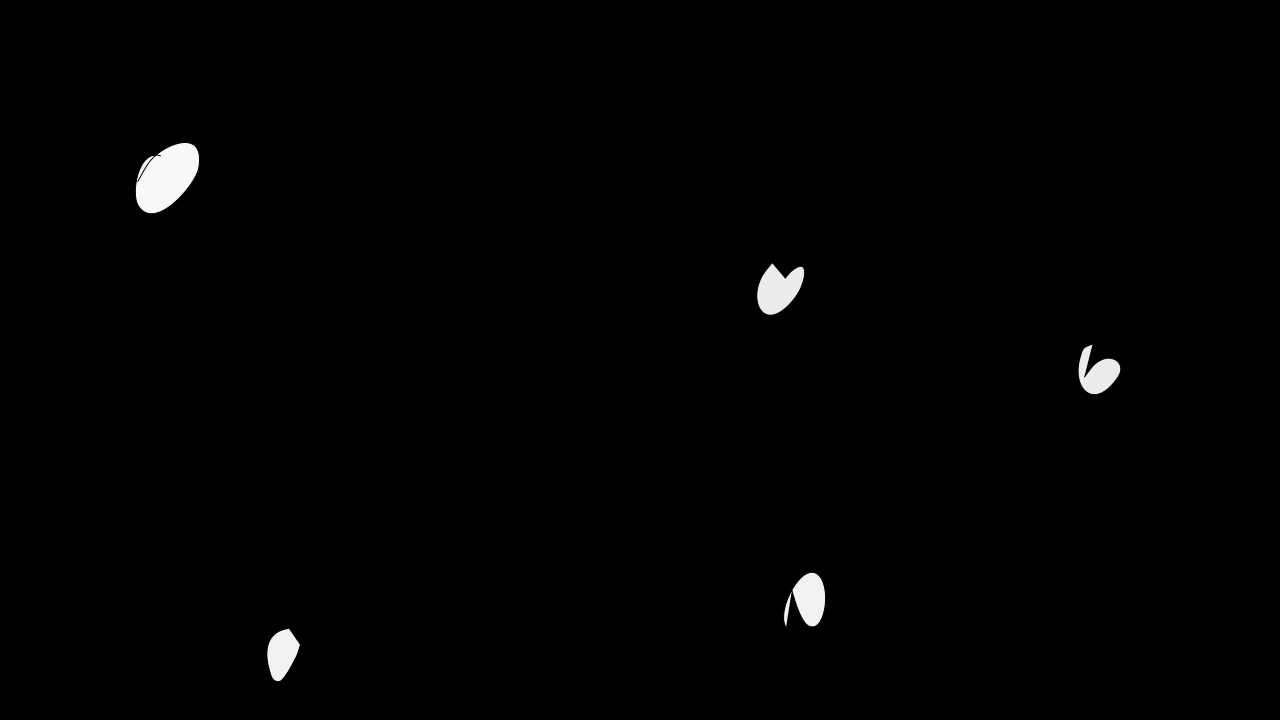
#> input picture images/white_dots.png, 1280 x 720 px
$ python white_dot_detection.py
#> lines starting #> are read from the running program, lines starting #| are printed output that depends on the picture; after the words box and inside, x2 and y2 are one past the last pixel; in counts of white or black regions, pixels touching at a corner belong together
import cv2
import numpy as np

window = cv2.namedWindow("output", cv2.WINDOW_NORMAL)
img = cv2.imread("images/white_dots.png")
#> img is the input picture: shape (720, 1280, 3); min 0, max 249, mean 2.2

blurred = cv2.GaussianBlur(img, (11, 11), 0)
thresh = cv2.cvtColor(blurred, cv2.COLOR_RGB2HSV)
#> thresh: shape (720, 1280, 3); mean H, S, V 0, 0, 2.2

k = np.ones(shape=(3, 3))

thresh = cv2.erode(thresh, k, (-1, -1), iterations=2)
#> thresh: shape (720, 1280, 3); mean H, S, V 0, 0, 1.6
thresh = cv2.dilate(thresh, k, (-1, -1), iterations=4)
#> thresh: shape (720, 1280, 3); mean H, S, V 0, 0, 2.7

mask = cv2.inRange(thresh, np.array([0, 0, 200]), np.array([180, 255, 255]))
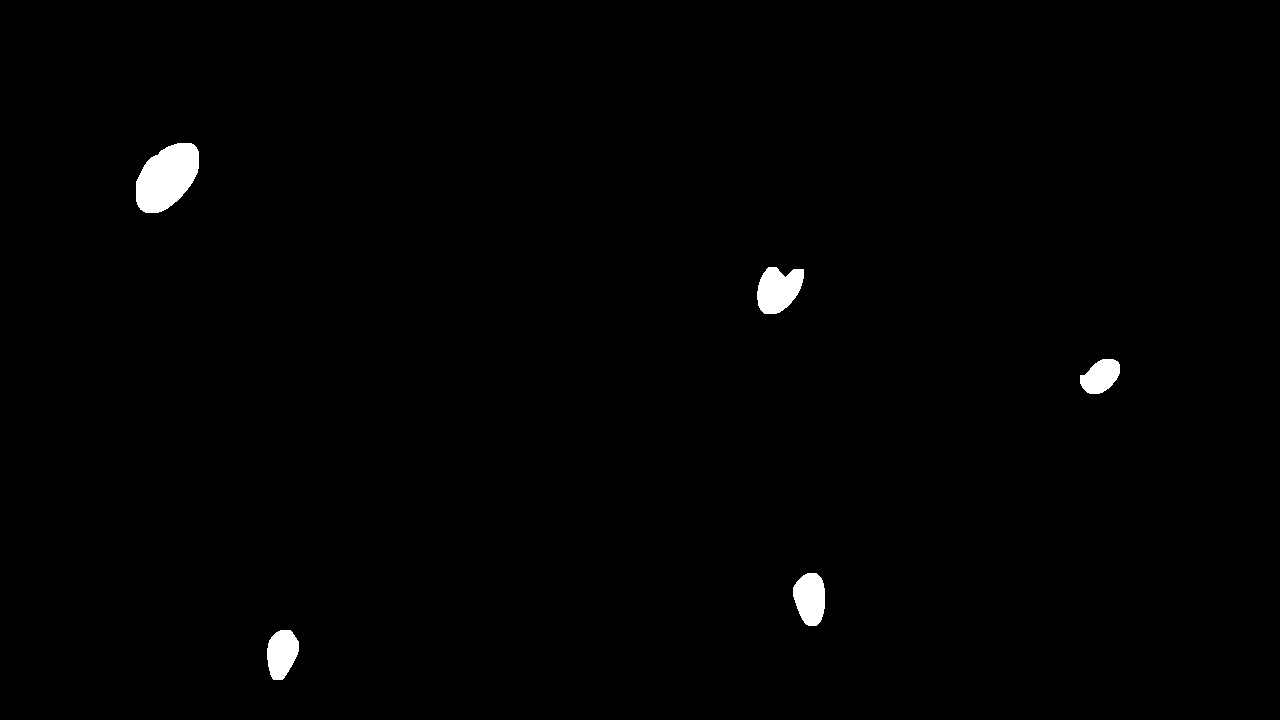
#> mask: shape (720, 1280); 0.9% white; 5 white regions

contours, _ = cv2.findContours(mask, cv2.RETR_EXTERNAL, cv2.CHAIN_APPROX_SIMPLE)
#> contours = 5 contours; box (x1, y1, x2, y2) and area: (136, 143, 199, 213) 3051, (757, 267, 804, 314) 1543, (793, 573, 825, 626) 1269, (267, 630, 299, 680) 1150, (1080, 359, 1120, 394) 938

i = 0
for contour in contours:
    center_moment = cv2.moments(contour)

    center_x = int(center_moment['m10'] / center_moment['m00'])
    center_y = int(center_moment['m01'] / center_moment['m00'])

    # (x, y, w, h) = cv2.boundingRect(contour)
    # ((cX, cY), radius) = cv2.minEnclosingCircle(contour)
    #
    # cv2.circle(img, (int(cX), int(cY)), int(radius),
    #            (0, 0, 255), 3)
    # cv2.putText(img, "{}".format(i + 1), (x, y - 15),
    #             cv2.FONT_HERSHEY_SIMPLEX, 0.45, (0, 0, 255), 2)
    #
    # i += 1

    cv2.line(img, (center_x, center_y + 5), (center_x, center_y - 5), (0, 0, 255), 2)
    cv2.line(img, (center_x + 5, center_y), (center_x - 5, center_y), (0, 0, 255), 2)
#> this loop made 5 passes
#> (center_x, center_y) on passes 1 to 5: (281, 653), (809, 598), (1100, 376), (777, 289), (166, 177)
#> img: shape (720, 1280, 3); 0.03% of pixels changed, all inside (x1, y1, x2, y2) = (160, 171, 1107, 660)

cv2.drawContours(img, contours, -1, (0, 255, 0), 2)
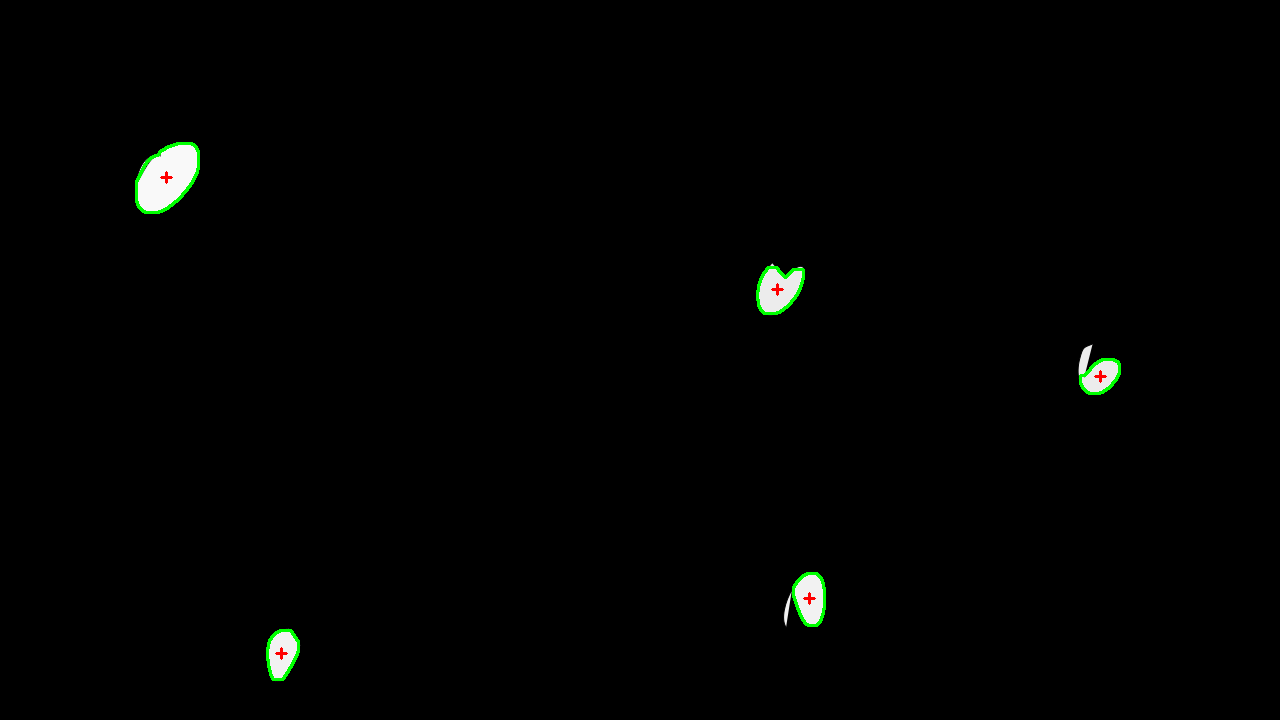
#> img: shape (720, 1280, 3); mean B, G, R 1.8, 2.5, 1.9

# [12 lines of commented-out code are left out]

cv2.imshow("output", img)

cv2.waitKey(0)
cv2.destroyAllWindows()
